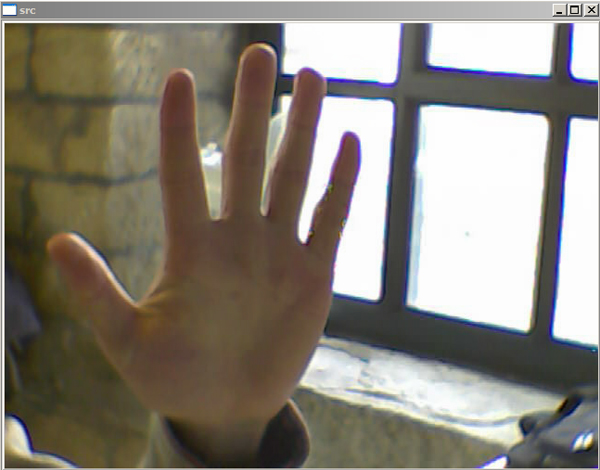
%> input picture handdetection.jpg, 600 x 470 px
$ octave Untitled2.m   (GNU Octave 9; MATLAB toolbox functions it lacks are replaced by stand-ins)
%> lines starting %> are read from the running program, lines starting %| are printed output that depends on the picture


clear all;
close all;
clc;
p=imread('handdetection.jpg');
%> p is the input picture: size 470x600x3 uint8; mean R, G, B 137.1, 131.1, 121
[h,w] = size(p);
%> h = 470; w = 1800
q=rgb2ycbcr(p);
%> q: size 470x600x3 uint8; mean of channels 1, 2, 3 129.1, 122.7, 131.4
a=q(:,:,2);
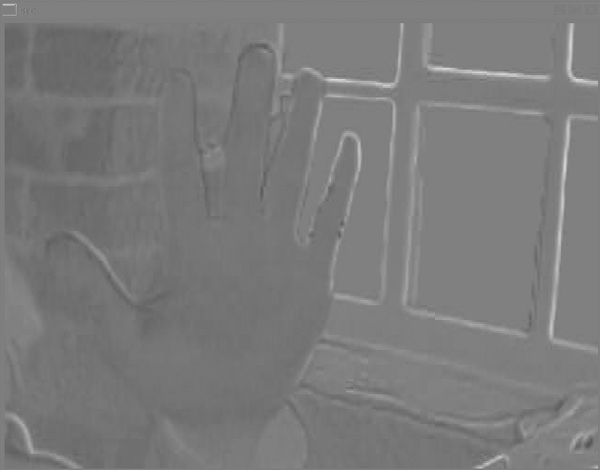
%> a: size 470x600 uint8; min 86, max 221, mean 122.7
b=q(:,:,3);
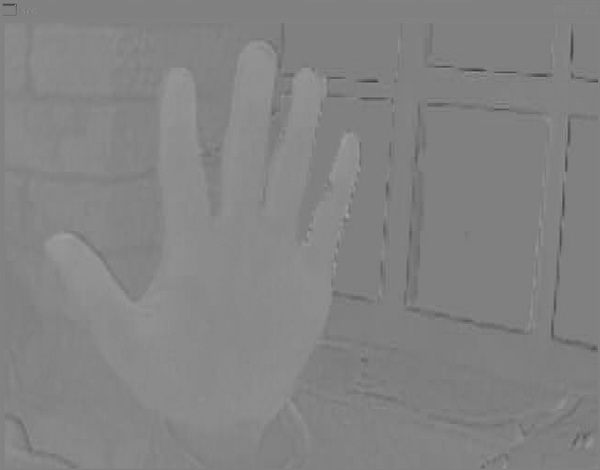
%> b: size 470x600 uint8; min 58, max 165, mean 131.4


for i=1:470
    for j=1:600
        if((a(i,j)>=0)&&(b(i,j)>=120)&&(a(i,j)<=0)&&(b(i,j)<=200))
            img(i,j)=1;
        else img(i,j)=0;
        end
    end
end
%> img: size 470x600 double; every value is 0
imshow(img);
